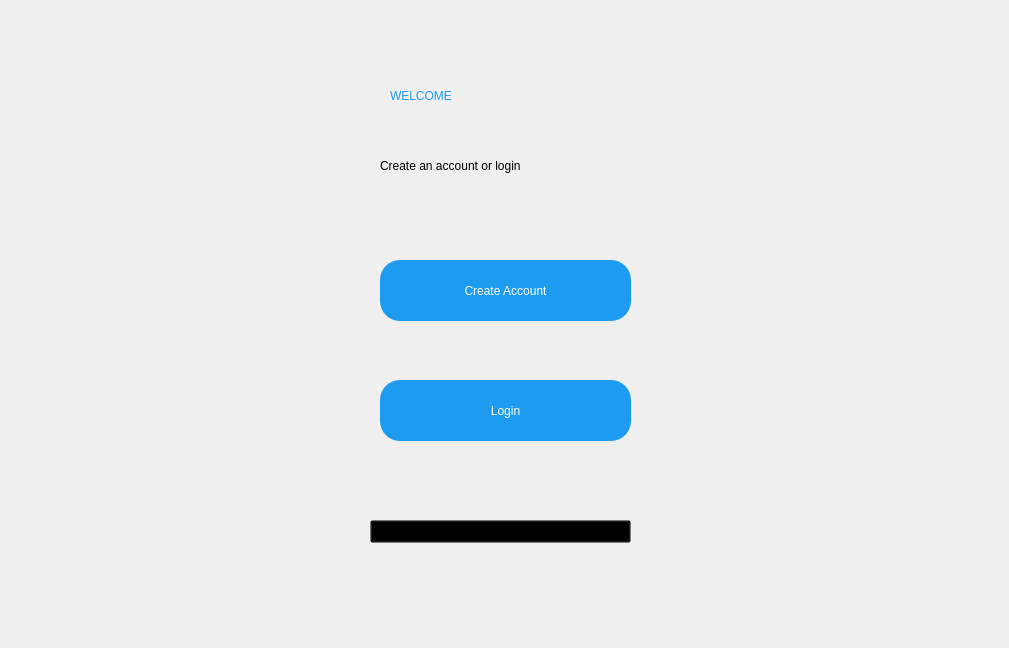
<?xml version="1.0" encoding="UTF-8"?>
<ui version="4.0">
 <class>Dialog</class>
 <widget class="QDialog" name="Dialog">
  <property name="geometry">
   <rect>
    <x>0</x>
    <y>0</y>
    <width>1009</width>
    <height>648</height>
   </rect>
  </property>
  <property name="windowTitle">
   <string>Dialog</string>
  </property>
  <widget class="QWidget" name="welcome_widget" native="true">
   <property name="geometry">
    <rect>
     <x>0</x>
     <y>0</y>
     <width>1001</width>
     <height>651</height>
    </rect>
   </property>
   <property name="styleSheet">
    <string notr="true"/>
   </property>
   <widget class="QLabel" name="welcome_label">
    <property name="geometry">
     <rect>
      <x>390</x>
      <y>70</y>
      <width>361</width>
      <height>51</height>
     </rect>
    </property>
    <property name="styleSheet">
     <string notr="true">font: 75 36pt &quot;MS Shell Dlg 2&quot;;color:rgb(29, 155, 240)</string>
    </property>
    <property name="text">
     <string>WELCOME</string>
    </property>
   </widget>
   <widget class="QLabel" name="subtitle_label">
    <property name="geometry">
     <rect>
      <x>380</x>
      <y>140</y>
      <width>341</width>
      <height>51</height>
     </rect>
    </property>
    <property name="styleSheet">
     <string notr="true">font: 14pt &quot;MS Shell Dlg 2&quot;;</string>
    </property>
    <property name="text">
     <string>Create an account or login</string>
    </property>
   </widget>
   <widget class="QPushButton" name="createaccount_button">
    <property name="geometry">
     <rect>
      <x>380</x>
      <y>260</y>
      <width>251</width>
      <height>61</height>
     </rect>
    </property>
    <property name="styleSheet">
     <string notr="true">border-radius:20px;
background-color:rgb(29, 155, 240);
font: 12pt &quot;MS Shell Dlg 2&quot;;
color:white;</string>
    </property>
    <property name="text">
     <string>Create Account</string>
    </property>
   </widget>
   <widget class="QPushButton" name="login_button">
    <property name="geometry">
     <rect>
      <x>380</x>
      <y>380</y>
      <width>251</width>
      <height>61</height>
     </rect>
    </property>
    <property name="styleSheet">
     <string notr="true">border-radius:20px;
background-color:rgb(29, 155, 240);
font: 12pt &quot;MS Shell Dlg 2&quot;;
color:white;</string>
    </property>
    <property name="text">
     <string>Login</string>
    </property>
   </widget>
   <widget class="QPushButton" name="contact_button">
    <property name="geometry">
     <rect>
      <x>370</x>
      <y>520</y>
      <width>261</width>
      <height>23</height>
     </rect>
    </property>
    <property name="styleSheet">
     <string notr="true">font: 12pt &quot;MS Shell Dlg 2&quot;;background-color: transparent</string>
    </property>
    <property name="text">
     <string>Contact Us</string>
    </property>
   </widget>
  </widget>
 </widget>
 <resources/>
 <connections/>
</ui>
